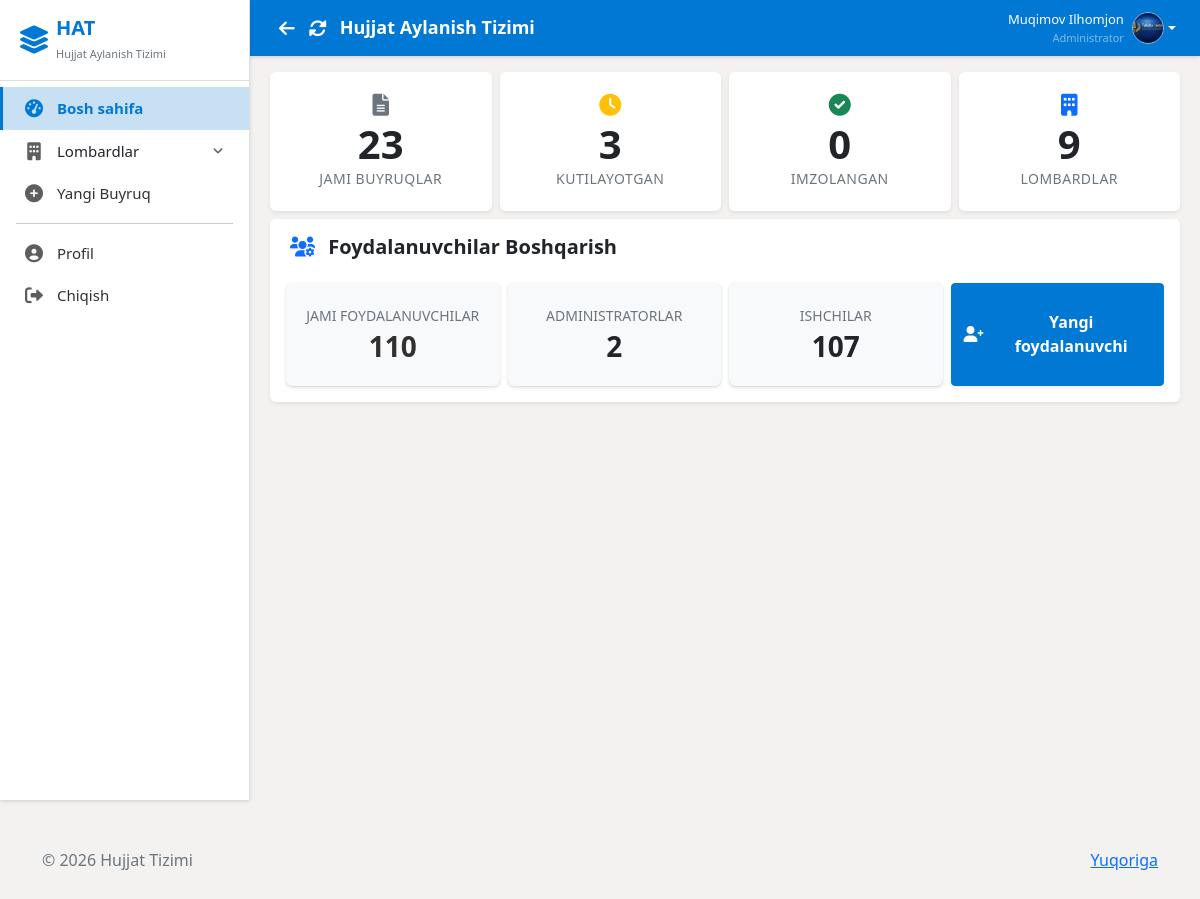
The app's page /dashboard/ (signed in) with its own data.
### users/models.py (models this page shows, shortened)
class CustomUser(AbstractUser):
    ROLE_CHOICES = (
        ('admin', 'Administrator'),
        ('employee', 'Ishchi'),
        ('director', 'Direktor'),
    )
    role = models.CharField(max_length=20, choices=ROLE_CHOICES, default='employee')
    branch = models.ManyToManyField(
        Branch,
        related_name='employees',
        blank=True
    )
    profile_image = models.ImageField(upload_to='profiles/', null=True, blank=True)
    signature_image = models.ImageField(upload_to='signatures/', null=True, blank=True)
    fingerprint_enabled = models.BooleanField(default=False, verbose_name='Fingerprint Authentication Enabled')
    middle_name = models.CharField(max_length=100, blank=True, verbose_name='Otasining ismi')
    position = models.CharField(max_length=200, blank=True, verbose_name='Lavozim')
    class Meta:
        verbose_name = 'User'
        verbose_name_plural = 'Users'

### users/views.py (the view, shortened to what this page needs)
# urls.py: path('dashboard/',      views.dashboard,            name='dashboard'),
@login_required
def dashboard(request):
    user = request.user
    unread_notifications = Notification.objects.filter(
        user=user,
        read=False
    ).count()
    if user.role == 'admin':
        branches = Branch.objects.all()
        recent_orders = Order.objects.all().order_by('-created_at')[:10]
        total_users = CustomUser.objects.count()
        admin_count = CustomUser.objects.filter(role='admin').count()
        employee_count = CustomUser.objects.filter(role='employee').count()
        document_pending = Order.objects.filter(status='pending').count()
        document_signed = Order.objects.filter(status='signed').count()
        document_total = Order.objects.count()
        all_orders = Order.objects.all().select_related('branch', 'created_by').order_by('-created_at')
        pending_orders = Order.objects.filter(status='pending').select_related('branch', 'created_by').order_by('-created_at')
        signed_orders = Order.objects.filter(status='signed').select_related('branch', 'created_by').order_by('-created_at')
        main_branches = Branch.objects.filter(parent_branch__isnull=True)
        context = {
            'document_pending': document_pending,
            'document_signed': document_signed,
            'document_total': document_total,
            'branches': branches,
            'recent_orders': recent_orders,
            'unread_notifications': unread_notifications,
            'user_role': 'admin',
            'total_users': total_users,
            'admin_count': admin_count,
            'employee_count': employee_count,
            'all_orders': all_orders,
            'pending_orders': pending_orders,
            'signed_orders': signed_orders,
        }
        return render(request, 'users/admin_dashboard.html', context)

### users/context_processors.py (called while the page is built)
def sidebar_branches(request):
    branches = Branch.objects.select_related('parent_branch').prefetch_related('sub_branches')
    return {
        'sidebar_branches': branches
    }

### templates/users/admin_dashboard.html (shortened to what this page needs)
{% extends 'base.html' %}
{% block content %}
<div class="row g-2 mb-2">
    <div class="col-md-3">
        <div class="stat-card-link" data-bs-toggle="collapse" data-bs-target="#panelAll" aria-expanded="false">
            <div class="card border-0 shadow-sm h-100">
                <div class="card-body d-flex flex-column justify-content-center align-items-center py-3">
                    <i class="fas fa-file-alt text-secondary mb-1" style="font-size: 22px;"></i>
                    <h2 class="display-6 fw-bold mb-0 text-dark">{{ document_total }}</h2>
                    <p class="text-muted mb-0 small text-uppercase fw-semibold" style="letter-spacing: 0.5px;">Jami
                        Buyruqlar</p>
                </div>
            </div>
        </div>
    </div>
    <div class="col-md-3">
        <div class="stat-card-link" data-bs-toggle="collapse" data-bs-target="#panelPending" aria-expanded="false">
            <div class="card border-0 shadow-sm h-100">
                <div class="card-body d-flex flex-column justify-content-center align-items-center py-3">
                    <i class="fas fa-clock text-warning mb-1" style="font-size: 22px;"></i>
                    <h2 class="display-6 fw-bold mb-0 text-dark">{{ document_pending }}</h2>
                    <p class="text-muted mb-0 small text-uppercase fw-semibold" style="letter-spacing: 0.5px;">
                        Kutilayotgan</p>
                </div>
            </div>
        </div>
    </div>
    <div class="col-md-3">
        <div class="stat-card-link" data-bs-toggle="collapse" data-bs-target="#panelSigned" aria-expanded="false">
            <div class="card border-0 shadow-sm h-100">
                <div class="card-body d-flex flex-column justify-content-center align-items-center py-3">
                    <i class="fas fa-check-circle text-success mb-1" style="font-size: 22px;"></i>
                    <h2 class="display-6 fw-bold mb-0 text-dark">{{ document_signed }}</h2>
                    <p class="text-muted mb-0 small text-uppercase fw-semibold" style="letter-spacing: 0.5px;">
                        Imzolangan</p>
                </div>
            </div>
        </div>
    </div>
    <div class="col-md-3">
        <div class="stat-card-link" data-bs-toggle="collapse" data-bs-target="#panelBranches" aria-expanded="false">
            <div class="card border-0 shadow-sm h-100">
                <div class="card-body d-flex flex-column justify-content-center align-items-center py-3">
                    <i class="fas fa-building text-primary mb-1" style="font-size: 22px;"></i>
                    <h2 class="display-6 fw-bold mb-0 text-dark">{{ branches.count }}</h2>
                    <p class="text-muted mb-0 small text-uppercase fw-semibold" style="letter-spacing: 0.5px;">
                        Lombardlar</p>
                </div>
            </div>
        </div>
    </div>
</div>
<div class="card border-0 shadow-sm mt-2">
    <div class="card-header bg-white border-bottom-0 pt-3 pb-2">
        <h5 class="mb-0 fw-bold text-dark">
            <i class="fas fa-users-cog text-primary me-2"></i>
            Foydalanuvchilar Boshqarish
        </h5>
    </div>
    <div class="card-body pb-3">
        <div class="row align-items-stretch g-2">
            <div class="col-md-3">
                <a href="{% url 'manage_users' %}" class="stat-card-link">
                    <div class="card bg-light border-0 h-100">
                        <div class="card-body d-flex flex-column justify-content-center align-items-center py-3">
                            <p class="text-muted mb-1 small text-uppercase fw-semibold">Jami foydalanuvchilar</p>
                            <h3 class="fw-bold mb-0">{{ total_users }}</h3>
                        </div>
                    </div>
                </a>
            </div>
            <div class="col-md-3">
                <a href="{% url 'manage_users' %}?role=admin" class="stat-card-link">
                    <div class="card bg-light border-0 h-100">
                        <div class="card-body d-flex flex-column justify-content-center align-items-center py-3">
                            <p class="text-muted mb-1 small text-uppercase fw-semibold">Administratorlar</p>
                            <h3 class="fw-bold text-dark mb-0">{{ admin_count }}</h3>
                        </div>
                    </div>
                </a>
            </div>
            <div class="col-md-3">
                <a href="{% url 'manage_users' %}?role=employee" class="stat-card-link">
                    <div class="card bg-light border-0 h-100">
                        <div class="card-body d-flex flex-column justify-content-center align-items-center py-3">
                            <p class="text-muted mb-1 small text-uppercase fw-semibold">Ishchilar</p>
                            <h3 class="fw-bold text-dark mb-0">{{ employee_count }}</h3>
                        </div>
                    </div>
                </a>
            </div>
            <div class="col-md-3">
                <a href="{% url 'create_user' %}"
                    class="btn btn-primary w-100 d-flex align-items-center justify-content-center h-100 shadow-sm"
                    style="border-radius: var(--radius-md); min-height: 70px;">
                    <i class="fas fa-user-plus me-2"></i> Yangi foydalanuvchi
                </a>
            </div>
        </div>
    </div>
</div>
{% endblock %}

### templates/layouts/header.html (shortened to what this page needs)
<div class="header">
  <div class="d-flex align-items-center">
    <button onclick="history.back()" class="btn btn-link text-white p-1 me-1" title="Orqaga" style="font-size:18px; text-decoration:none;">
      <i class="fas fa-arrow-left"></i>
    </button>
    <button onclick="location.reload()" class="btn btn-link text-white p-1 me-2" title="Yangilash" style="font-size:18px; text-decoration:none;">
      <i class="fas fa-sync-alt"></i>
    </button>
    <h4>{% block header_title %}Hujjat Aylanish Tizimi{% endblock %}</h4>
  </div>
  {% if user.is_authenticated %}
  <div class="user-info">
    <div class="dropdown">
      <a href="#" class="d-flex align-items-center text-decoration-none dropdown-toggle text-white"
        data-bs-toggle="dropdown">
        <div class="text-end me-2 d-none d-md-block">
          <div class="fw-semibold" style="font-size: 13px;">{{ user.get_full_name }}</div>
          <div class="text-white-50" style="font-size: 11px;">{{ user.get_role_display }}</div>
        </div>
        {% if user.profile_image %}
        <img src="{{ user.profile_image.url }}" alt="Profile" class="user-avatar">
        {% else %}
        <div class="user-avatar bg-white text-primary d-flex align-items-center justify-content-center fw-bold">
          {{ user.first_name|first }}{{ user.last_name|first }}
        </div>
        {% endif %}
      </a>
    </div>
  </div>
  {% endif %}
</div>

### templates/base.html (style rules this page uses)
:root { --primary-color: #0078D4; --primary-hover: #005A9E; --primary-light: #C7E0F4; --secondary-color: #605E5C; --success-color: #107C41; --warning-color: #D83B01; --danger-color: #A4262C; --bg-body: #F3F2F1; --bg-surface: #FFFFFF; --text-primary: #323130; --text-secondary: #605E5C; --sidebar-bg: #FFFFFF; --sidebar-border: #E1DFDD; --sidebar-width: 250px; --header-height: 56px; --radius-md: 4px; --radius-lg: 6px; --shadow-sm: 0 1.6px 3.6px 0 rgba(0, 0, 0, 0.13), 0 0.3px 0.9px 0 rgba(0, 0, 0, 0.11); --shadow-md: 0 3.2px 7.2px 0 rgba(0, 0, 0, 0.13), 0 0.6px 1.8px 0 rgba(0, 0, 0, 0.11); }
* { margin: 0; padding: 0; box-sizing: border-box; }
body { font-family: 'Segoe UI', -apple-system, BlinkMacSystemFont, Roboto, 'Helvetica Neue', sans-serif; background-color: var(--bg-body); color: var(--text-primary); font-size: 16px; overflow: hidden; height: 100vh; }
.form-control, .btn { border-radius: var(--radius-md); font-family: inherit; }
.btn { font-weight: 600; box-shadow: none; transition: background-color 0.1s ease, color 0.1s ease; }
.btn-primary { background-color: var(--primary-color); border-color: var(--primary-color); }
.header { background: var(--primary-color); color: white; padding: 0 24px; height: var(--header-height); min-height: var(--header-height); display: flex; justify-content: space-between; align-items: center; box-shadow: var(--shadow-sm); margin-bottom: 0; flex-shrink: 0; }
.header h4 { font-size: 18px; font-weight: 600; margin: 0; }
.user-info { display: flex; align-items: center; gap: 15px; }
.user-avatar { width: 32px; height: 32px; border-radius: 50%; object-fit: cover; border: 1px solid rgba(255, 255, 255, 0.5); }
.card { border: 1px solid var(--sidebar-border); border-radius: var(--radius-lg); box-shadow: var(--shadow-sm); margin-bottom: 12px; background: var(--bg-surface); transition: box-shadow 0.2s; }
.card-header { background: var(--bg-surface); border-bottom: 1px solid var(--sidebar-border); font-weight: 600; padding: 12px 20px; border-radius: var(--radius-lg) var(--radius-lg) 0 0 !important; color: var(--primary-color); font-size: 17px; }

### templates/users/admin_dashboard.html (style rules this page uses)
.stat-card-link { text-decoration: none; color: inherit; display: block; height: 100%; transition: transform 0.15s ease, box-shadow 0.15s ease; cursor: pointer; }
.stat-card-link .card { transition: box-shadow 0.15s ease, border-color 0.15s ease; }

### records on screen
CustomUser: get_full_name "Muqimov Ilhomjon", role "Administrator", profile_image (picture)

### other values on screen
{{ document_total }} "23"
{{ document_pending }} "3"
{{ document_signed }} "0"
{{ branches.count }} "9"
{{ total_users }} "110"
{{ admin_count }} "2"
{{ employee_count }} "107"
